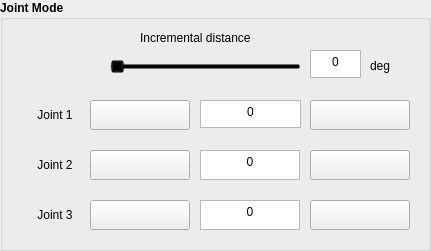
      <widget class="QGroupBox" name="groupBox_5">
       <property name="geometry">
        <rect>
         <x>10</x>
         <y>10</y>
         <width>431</width>
         <height>251</height>
        </rect>
       </property>
       <property name="font">
        <font>
         <pointsize>9</pointsize>
         <weight>75</weight>
         <bold>true</bold>
        </font>
       </property>
       <property name="title">
        <string>Joint Mode</string>
       </property>
       <widget class="QLabel" name="label">
        <property name="geometry">
         <rect>
          <x>20</x>
          <y>100</y>
          <width>70</width>
          <height>30</height>
         </rect>
        </property>
        <property name="font">
         <font>
          <pointsize>9</pointsize>
          <weight>50</weight>
          <bold>false</bold>
         </font>
        </property>
        <property name="styleSheet">
         <string notr="true">background: transparent;</string>
        </property>
        <property name="text">
         <string>Joint 1</string>
        </property>
        <property name="alignment">
         <set>Qt::AlignCenter</set>
        </property>
       </widget>
       <widget class="QPushButton" name="btn_j1_dec">
        <property name="geometry">
         <rect>
          <x>90</x>
          <y>100</y>
          <width>100</width>
          <height>30</height>
         </rect>
        </property>
        <property name="cursor">
         <cursorShape>PointingHandCursor</cursorShape>
        </property>
        <property name="toolTip">
         <string>&lt;-</string>
        </property>
        <property name="toolTipDuration">
         <number>10000</number>
        </property>
        <property name="text">
         <string/>
        </property>
        <property name="icon">
         <iconset>
          <normaloff>icon_phai.PNG</normaloff>icon_phai.PNG</iconset>
        </property>
        <property name="iconSize">
         <size>
          <width>20</width>
          <height>20</height>
         </size>
        </property>
        <property name="shortcut">
         <string>Left</string>
        </property>
       </widget>
       <widget class="QPushButton" name="btn_j1_inc">
        <property name="geometry">
         <rect>
          <x>310</x>
          <y>100</y>
          <width>100</width>
          <height>30</height>
         </rect>
        </property>
        <property name="cursor">
         <cursorShape>PointingHandCursor</cursorShape>
        </property>
        <property name="toolTip">
         <string>-&gt;</string>
        </property>
        <property name="toolTipDuration">
         <number>10000</number>
        </property>
        <property name="text">
         <string/>
        </property>
        <property name="icon">
         <iconset>
          <normaloff>icon_trai.PNG</normaloff>icon_trai.PNG</iconset>
        </property>
        <property name="iconSize">
         <size>
          <width>20</width>
          <height>20</height>
         </size>
        </property>
        <property name="shortcut">
         <string>Right</string>
        </property>
       </widget>
       <widget class="QPushButton" name="btn_j2_inc">
        <property name="geometry">
         <rect>
          <x>310</x>
          <y>150</y>
          <width>100</width>
          <height>30</height>
         </rect>
        </property>
        <property name="cursor">
         <cursorShape>PointingHandCursor</cursorShape>
        </property>
        <property name="toolTip">
         <string>Up</string>
        </property>
        <property name="toolTipDuration">
         <number>10000</number>
        </property>
        <property name="text">
         <string/>
        </property>
        <property name="icon">
         <iconset>
          <normaloff>icon_trai.PNG</normaloff>icon_trai.PNG</iconset>
        </property>
        <property name="iconSize">
         <size>
          <width>20</width>
          <height>20</height>
         </size>
        </property>
        <property name="shortcut">
         <string>Up</string>
        </property>
       </widget>
       <widget class="QTextEdit" name="txt_j2">
        <property name="geometry">
         <rect>
          <x>200</x>
          <y>150</y>
          <width>100</width>
          <height>30</height>
         </rect>
        </property>
        <property name="font">
         <font>
          <pointsize>9</pointsize>
          <weight>50</weight>
          <bold>false</bold>
         </font>
        </property>
        <property name="readOnly">
         <bool>true</bool>
        </property>
        <property name="html">
         <string>&lt;!DOCTYPE HTML PUBLIC &quot;-//W3C//DTD HTML 4.0//EN&quot; &quot;http://www.w3.org/TR/REC-html40/strict.dtd&quot;&gt;
&lt;html&gt;&lt;head&gt;&lt;meta name=&quot;qrichtext&quot; content=&quot;1&quot; /&gt;&lt;style type=&quot;text/css&quot;&gt;
p, li { white-space: pre-wrap; }
&lt;/style&gt;&lt;/head&gt;&lt;body style=&quot; font-family:'MS Shell Dlg 2'; font-size:9pt; font-weight:400; font-style:normal;&quot;&gt;
&lt;p align=&quot;center&quot; style=&quot; margin-top:0px; margin-bottom:0px; margin-left:0px; margin-right:0px; -qt-block-indent:0; text-indent:0px;&quot;&gt;0&lt;/p&gt;&lt;/body&gt;&lt;/html&gt;</string>
        </property>
       </widget>
       <widget class="QLabel" name="label_2">
        <property name="geometry">
         <rect>
          <x>20</x>
          <y>150</y>
          <width>70</width>
          <height>30</height>
         </rect>
        </property>
        <property name="font">
         <font>
          <pointsize>9</pointsize>
          <weight>50</weight>
          <bold>false</bold>
         </font>
        </property>
        <property name="styleSheet">
         <string notr="true">background: transparent;</string>
        </property>
        <property name="text">
         <string>Joint 2</string>
        </property>
        <property name="alignment">
         <set>Qt::AlignCenter</set>
        </property>
       </widget>
       <widget class="QPushButton" name="btn_j2_dec">
        <property name="geometry">
         <rect>
          <x>90</x>
          <y>150</y>
          <width>100</width>
          <height>30</height>
         </rect>
        </property>
        <property name="cursor">
         <cursorShape>PointingHandCursor</cursorShape>
        </property>
        <property name="toolTip">
         <string>Down</string>
        </property>
        <property name="toolTipDuration">
         <number>10000</number>
        </property>
        <property name="text">
         <string/>
        </property>
        <property name="icon">
         <iconset>
          <normaloff>icon_phai.PNG</normaloff>icon_phai.PNG</iconset>
        </property>
        <property name="iconSize">
         <size>
          <width>20</width>
          <height>20</height>
         </size>
        </property>
        <property name="shortcut">
         <string>Down</string>
        </property>
       </widget>
       <widget class="QPushButton" name="btn_j3_inc">
        <property name="geometry">
         <rect>
          <x>310</x>
          <y>200</y>
          <width>100</width>
          <height>30</height>
         </rect>
        </property>
        <property name="cursor">
         <cursorShape>PointingHandCursor</cursorShape>
        </property>
        <property name="toolTip">
         <string>PgUp</string>
        </property>
        <property name="toolTipDuration">
         <number>10000</number>
        </property>
        <property name="text">
         <string/>
        </property>
        <property name="icon">
         <iconset>
          <normaloff>icon_trai.PNG</normaloff>icon_trai.PNG</iconset>
        </property>
        <property name="iconSize">
         <size>
          <width>20</width>
          <height>20</height>
         </size>
        </property>
        <property name="shortcut">
         <string>PgUp</string>
        </property>
       </widget>
       <widget class="QTextEdit" name="txt_j3">
        <property name="geometry">
         <rect>
          <x>200</x>
          <y>200</y>
          <width>100</width>
          <height>30</height>
         </rect>
        </property>
        <property name="font">
         <font>
          <pointsize>9</pointsize>
          <weight>50</weight>
          <bold>false</bold>
         </font>
        </property>
        <property name="readOnly">
         <bool>true</bool>
        </property>
        <property name="html">
         <string>&lt;!DOCTYPE HTML PUBLIC &quot;-//W3C//DTD HTML 4.0//EN&quot; &quot;http://www.w3.org/TR/REC-html40/strict.dtd&quot;&gt;
&lt;html&gt;&lt;head&gt;&lt;meta name=&quot;qrichtext&quot; content=&quot;1&quot; /&gt;&lt;style type=&quot;text/css&quot;&gt;
p, li { white-space: pre-wrap; }
&lt;/style&gt;&lt;/head&gt;&lt;body style=&quot; font-family:'MS Shell Dlg 2'; font-size:9pt; font-weight:400; font-style:normal;&quot;&gt;
&lt;p align=&quot;center&quot; style=&quot; margin-top:0px; margin-bottom:0px; margin-left:0px; margin-right:0px; -qt-block-indent:0; text-indent:0px;&quot;&gt;0&lt;/p&gt;&lt;/body&gt;&lt;/html&gt;</string>
        </property>
       </widget>
       <widget class="QLabel" name="label_3">
        <property name="geometry">
         <rect>
          <x>20</x>
          <y>200</y>
          <width>70</width>
          <height>30</height>
         </rect>
        </property>
        <property name="font">
         <font>
          <pointsize>9</pointsize>
          <weight>50</weight>
          <bold>false</bold>
         </font>
        </property>
        <property name="styleSheet">
         <string notr="true">background: transparent;</string>
        </property>
        <property name="text">
         <string>Joint 3</string>
        </property>
        <property name="alignment">
         <set>Qt::AlignCenter</set>
        </property>
       </widget>
       <widget class="QPushButton" name="btn_j3_dec">
        <property name="geometry">
         <rect>
          <x>90</x>
          <y>200</y>
          <width>100</width>
          <height>30</height>
         </rect>
        </property>
        <property name="cursor">
         <cursorShape>PointingHandCursor</cursorShape>
        </property>
        <property name="toolTip">
         <string>PgDown</string>
        </property>
        <property name="toolTipDuration">
         <number>10000</number>
        </property>
        <property name="text">
         <string/>
        </property>
        <property name="icon">
         <iconset>
          <normaloff>icon_phai.PNG</normaloff>icon_phai.PNG</iconset>
        </property>
        <property name="iconSize">
         <size>
          <width>20</width>
          <height>20</height>
         </size>
        </property>
        <property name="shortcut">
         <string>PgDown</string>
        </property>
       </widget>
       <widget class="QLabel" name="label_28">
        <property name="geometry">
         <rect>
          <x>140</x>
          <y>30</y>
          <width>141</width>
          <height>16</height>
         </rect>
        </property>
        <property name="font">
         <font>
          <pointsize>9</pointsize>
          <weight>50</weight>
          <bold>false</bold>
         </font>
        </property>
        <property name="text">
         <string>Incremental distance</string>
        </property>
       </widget>
       <widget class="QSlider" name="slide_deg">
        <property name="geometry">
         <rect>
          <x>110</x>
          <y>60</y>
          <width>191</width>
          <height>22</height>
         </rect>
        </property>
        <property name="font">
         <font>
          <pointsize>9</pointsize>
          <weight>50</weight>
          <bold>false</bold>
         </font>
        </property>
        <property name="styleSheet">
         <string notr="true">background: transparent;</string>
        </property>
        <property name="maximum">
         <number>20</number>
        </property>
        <property name="singleStep">
         <number>5</number>
        </property>
        <property name="orientation">
         <enum>Qt::Horizontal</enum>
        </property>
        <property name="tickPosition">
         <enum>QSlider::TicksBelow</enum>
        </property>
        <property name="tickInterval">
         <number>5</number>
        </property>
       </widget>
       <widget class="QLabel" name="label_30">
        <property name="geometry">
         <rect>
          <x>370</x>
          <y>50</y>
          <width>31</width>
          <height>31</height>
         </rect>
        </property>
        <property name="font">
         <font>
          <pointsize>9</pointsize>
          <weight>50</weight>
          <bold>false</bold>
         </font>
        </property>
        <property name="styleSheet">
         <string notr="true">background: transparent;</string>
        </property>
        <property name="text">
         <string>deg</string>
        </property>
       </widget>
       <widget class="QTextEdit" name="txt_deg">
        <property name="geometry">
         <rect>
          <x>310</x>
          <y>50</y>
          <width>51</width>
          <height>28</height>
         </rect>
        </property>
        <property name="font">
         <font>
          <pointsize>9</pointsize>
          <weight>50</weight>
          <bold>false</bold>
         </font>
        </property>
        <property name="verticalScrollBarPolicy">
         <enum>Qt::ScrollBarAlwaysOff</enum>
        </property>
        <property name="horizontalScrollBarPolicy">
         <enum>Qt::ScrollBarAlwaysOff</enum>
        </property>
        <property name="readOnly">
         <bool>true</bool>
        </property>
        <property name="html">
         <string>&lt;!DOCTYPE HTML PUBLIC &quot;-//W3C//DTD HTML 4.0//EN&quot; &quot;http://www.w3.org/TR/REC-html40/strict.dtd&quot;&gt;
&lt;html&gt;&lt;head&gt;&lt;meta name=&quot;qrichtext&quot; content=&quot;1&quot; /&gt;&lt;style type=&quot;text/css&quot;&gt;
p, li { white-space: pre-wrap; }
&lt;/style&gt;&lt;/head&gt;&lt;body style=&quot; font-family:'MS Shell Dlg 2'; font-size:9pt; font-weight:400; font-style:normal;&quot;&gt;
&lt;p align=&quot;center&quot; style=&quot; margin-top:0px; margin-bottom:0px; margin-left:0px; margin-right:0px; -qt-block-indent:0; text-indent:0px;&quot;&gt;0&lt;/p&gt;&lt;/body&gt;&lt;/html&gt;</string>
        </property>
       </widget>
       <widget class="QTextEdit" name="txt_j1">
        <property name="geometry">
         <rect>
          <x>200</x>
          <y>100</y>
          <width>101</width>
          <height>28</height>
         </rect>
        </property>
        <property name="font">
         <font>
          <pointsize>9</pointsize>
          <weight>50</weight>
          <bold>false</bold>
         </font>
        </property>
        <property name="readOnly">
         <bool>true</bool>
        </property>
        <property name="html">
         <string>&lt;!DOCTYPE HTML PUBLIC &quot;-//W3C//DTD HTML 4.0//EN&quot; &quot;http://www.w3.org/TR/REC-html40/strict.dtd&quot;&gt;
&lt;html&gt;&lt;head&gt;&lt;meta name=&quot;qrichtext&quot; content=&quot;1&quot; /&gt;&lt;style type=&quot;text/css&quot;&gt;
p, li { white-space: pre-wrap; }
&lt;/style&gt;&lt;/head&gt;&lt;body style=&quot; font-family:'MS Shell Dlg 2'; font-size:9pt; font-weight:400; font-style:normal;&quot;&gt;
&lt;p align=&quot;center&quot; style=&quot; margin-top:0px; margin-bottom:0px; margin-left:0px; margin-right:0px; -qt-block-indent:0; text-indent:0px;&quot;&gt;0&lt;/p&gt;&lt;/body&gt;&lt;/html&gt;</string>
        </property>
       </widget>
      </widget>
